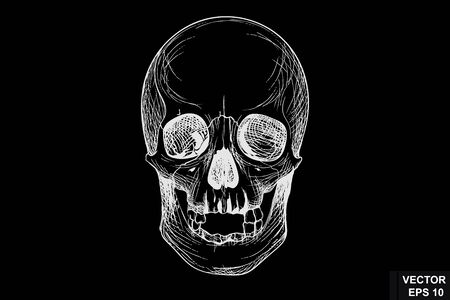
#> input picture DIP Final Practise/problem 1/image/1c.jpg, 450 x 300 px
$ python 1c.py
#> lines starting #> are read from the running program, lines starting #| are printed output that depends on the picture; after the words box and inside, x2 and y2 are one past the last pixel; in counts of white or black regions, pixels touching at a corner belong together
import cv2
import numpy as np
import matplotlib.pyplot as plt

# হিস্টোগ্রাম দেখানোর ফাংশন
def show_histogram(image):
    plt.hist(image.ravel(), 256, [0, 256], color='gray')
    plt.title("Histogram")
    plt.xlabel("Gray Level")
    plt.ylabel("Count")
    plt.show()

# 1. ইমেজ লোড করা (গ্রেস্কেল মোডে)
image = cv2.imread('image/1c.jpg', cv2.IMREAD_GRAYSCALE)
#> image: shape (300, 450); min 0, max 255, mean 18.3

# 2. মূল ইমেজ দেখানো
plt.imshow(image, cmap='gray')
plt.title("Original Image")
plt.show()

# 3. মূল ইমেজের হিস্টোগ্রাম দেখানো
show_histogram(image)
#> in show_histogram, `plt.show()`:
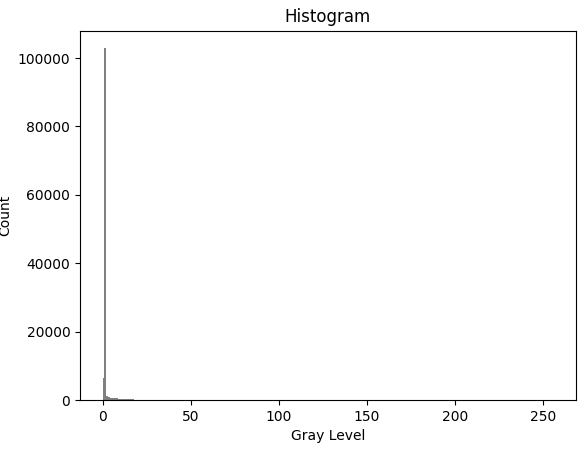
#> figure drawn by matplotlib, 1 panel; tallest bar 102881 high, from x = 1 to 2

# 4. থ্রেশোল্ড দিয়ে সেগমেন্ট করা (২৭ এর নিচে হলে ০, নয় তো ২৫৫)
threshold = 27
segmented_image = np.where(image < threshold, 0, 255).astype(np.uint8)
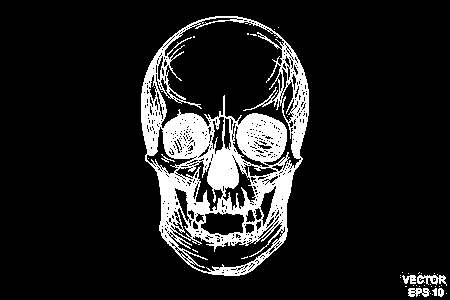
#> segmented_image: shape (300, 450); 12.2% white; 41 white regions (34 under 20 px), largest, box (x1, y1, x2, y2) and area: (141, 16, 309, 276) 15979, (417, 275, 447, 286) 172, (408, 288, 430, 297) 133

# 5. ডেটাটাইপ কনভার্ট করা (uint8 = 0 থেকে 255 পর্যন্ত ভ্যালু রাখার জন্য)

# 6. সেগমেন্টেড ইমেজ দেখানো
plt.imshow(segmented_image, cmap='gray')
plt.title("Segmented Image")
plt.show()

# 7. সেগমেন্টেড ইমেজের হিস্টোগ্রাম দেখানো
show_histogram(segmented_image)

$ run again, with DIP Final Practise/problem 1/image/1b.jpg copied over DIP Final Practise/problem 1/image/1c.jpg
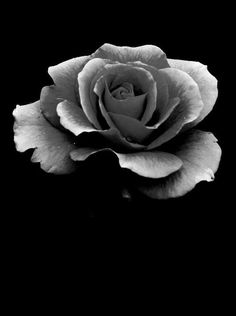
#> input picture DIP Final Practise/problem 1/image/1b.jpg, 236 x 316 px
#> image is the input picture: shape (316, 236); min 0, max 255, mean 30.7
#> in show_histogram, `plt.show()`:
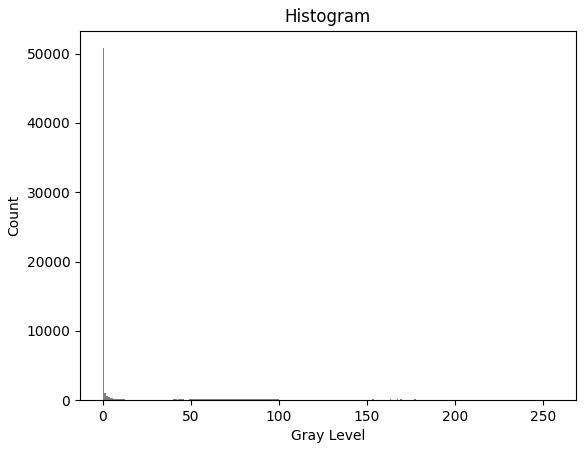
#> figure drawn by matplotlib, 1 panel; tallest bar 50766 high, from x = 0 to 1
#> `segmented_image = np.where(image < threshold, 0, 255).astype(np.uint8)`:
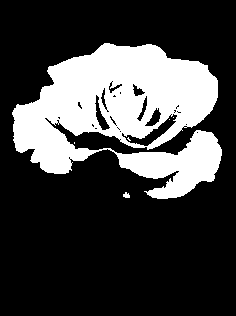
#> segmented_image: shape (316, 236); 25.7% white; 6 white regions (4 under 20 px), largest, box (x1, y1, x2, y2) and area: (12, 43, 222, 199) 19161, (123, 192, 130, 198) 30

$ run again, with DIP Final Practise/problem 1/image/1a.jpeg copied over DIP Final Practise/problem 1/image/1c.jpg
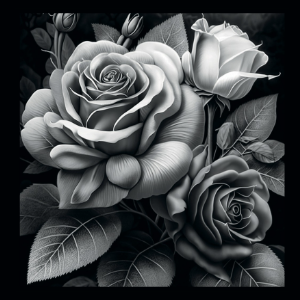
#> input picture DIP Final Practise/problem 1/image/1a.jpeg, 300 x 300 px
#> `segmented_image = np.where(image < threshold, 0, 255).astype(np.uint8)`:
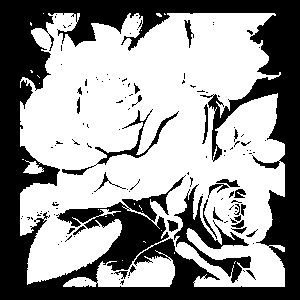
#> segmented_image: shape (300, 300); 59.6% white; 127 black regions (99 under 20 px), largest, box (x1, y1, x2, y2) and area: (0, 0, 300, 300) 32150, (174, 184, 251, 283) 1821, (62, 109, 179, 175) 706
#> in show_histogram (call 2), `plt.show()`:
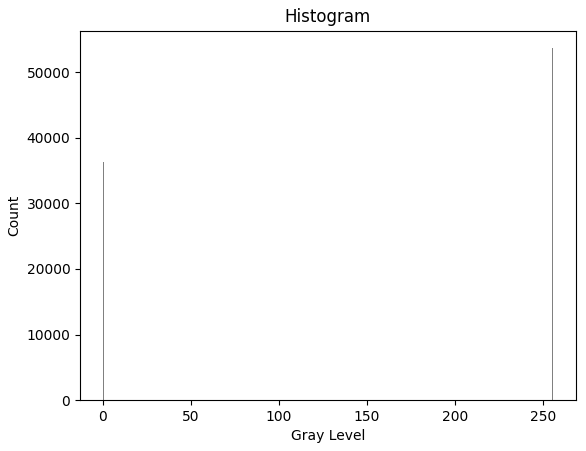
#> figure drawn by matplotlib, 1 panel; tallest bar 53651 high, from x = 255 to 256
